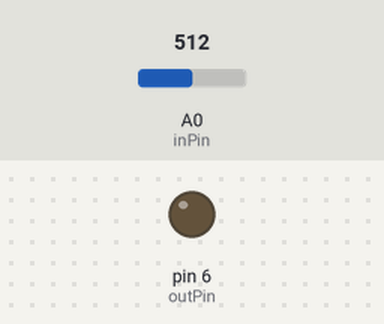
A sketch run on a simulated Arduino Uno, built with avr-gcc and run on an emulated ATmega328P. Shown: output pins drawn as LEDs (lit = HIGH). The test bench sets the inputs (shaded band); at power-on: A0 (inPin) = 512. What the sketch prints to the serial monitor is not drawn.

Above: at 7.9 s.
Timing chart, 0 to 9.4 s (numbered marks = the images above):
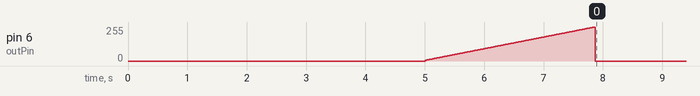

The sketch:

code_task02.ino
```cpp
// (licence header left out)
// libraries
#include <avr/interrupt.h>
#include <avr/io.h>

// declare constants for pins used
const int inPin = A0;
const int outPin = 6;

// and vars for calculations
int sensorValue = 0;        // value read from the pot
float voltage = 0.0;

void setup() {
  // init fast PWM
  TCCR0A = 131;
  TCCR0B = 3;

  // initialize serial communications at 9600 bps:
  Serial.begin(9600);

  pinMode(outPin, OUTPUT);

  // wait 5 sec that users have time to open serial monitor
  delay(5000);
  // display that programm starts
  Serial.println("start");


  // set OCR0A as needed (0 - 255)
  OCR0A = 0;

  // set count-register (0 - 255)
  TCNT0 = 55;

  int i;

  for (i = 0; i <= 255; i++) {
    messure_in_pin();

    // set OCR0A as needed (0 - 255)
    OCR0A++;
  }
}

void loop() {

}

void messure_in_pin() {
  // print out time elapsed since start (in ms)
  Serial.print(millis());
  // print semicolon for csv export
  Serial.print(";");
  // read the input on analog pin 0:
  sensorValue = analogRead(inPin);
  // Convert the analog reading (which goes from 0 - 1023) to a voltage (0 - 5V):
  voltage = sensorValue * (5.0 / 1023.0);
  // print out the value you read:
  Serial.println(voltage);
}
```
